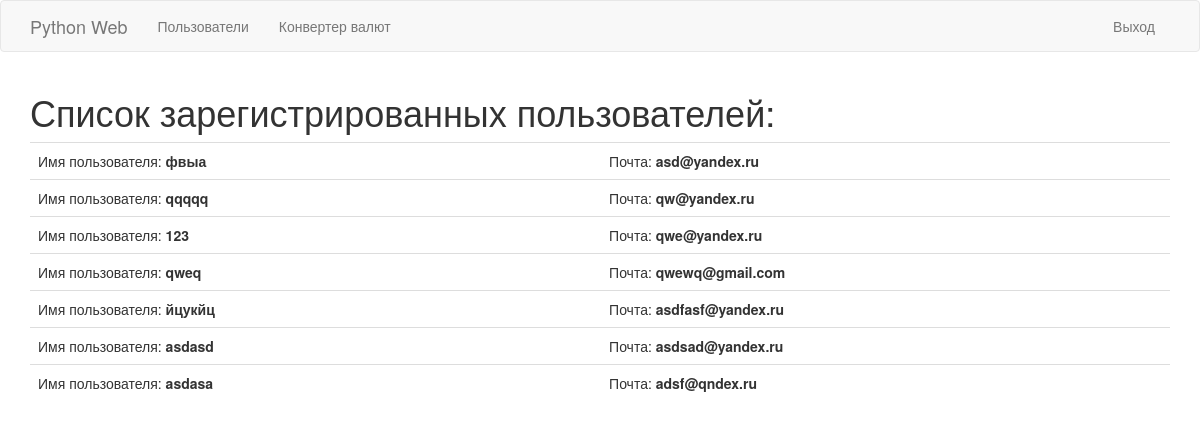
Page /users (signed in) on the earlier database version.
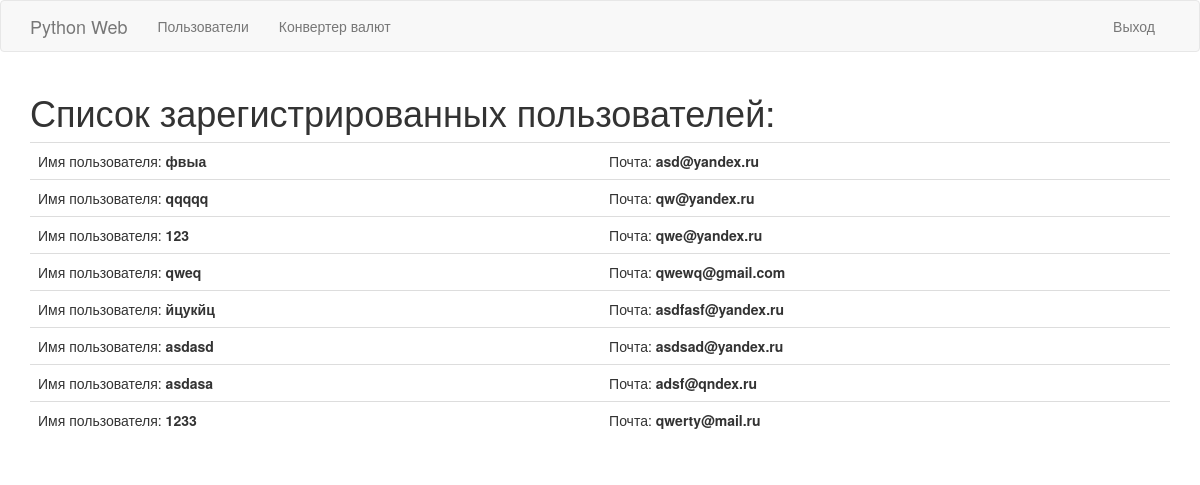
Same page on the later database version.
### app/models.py (models this page shows, shortened)
class User(UserMixin, db.Model):
    id = db.Column(db.Integer, primary_key=True)
    username = db.Column(db.String(64), index=True, unique=True)
    email = db.Column(db.String(120), index=True, unique=True)
    password_hash = db.Column(db.String(128))

### app/routes.py (the view)
@app.route('/users')
@login_required
def users():
    users = User.query.all()
    return render_template('users.html', users = users)

### app/models.py (called while the page is built)
@login.user_loader
def load_user(id):
    return User.query.get(int(id))

### app/templates/users.html
{% extends "base.html" %}
{% block app_content %}
    <h1>Список зарегистрированных пользователей:</h1>
    <table class="table">
        {% for user in users %}
        <tr>
            <td>
                Имя пользователя: <b>{{ user.username }}</b>
            </td>
            <td>
                Почта: <b>{{ user.email }}</b>
            </td>
        </tr>
        {% endfor %}
    </table>
{% endblock %}

### app/templates/base.html (shortened to what this page needs)
{% extends 'bootstrap/base.html' %}
{% block navbar %}
    <nav class="navbar navbar-default">
        <div class="container">
            <div class="navbar-header">
                <a class="navbar-brand" href="{{ url_for('index') }}">Python Web</a>
            </div>
            <div class="collapse navbar-collapse" id="bs-example-navbar-collapse-1">
                <ul class="nav navbar-nav">
                    <li><a href="{{ url_for('users') }}">Пользователи</a></li>
                    <li><a href="{{ url_for('converter') }}">Конвертер валют</a></li>
                </ul>
                <ul class="nav navbar-nav navbar-right">
                    {% if current_user.is_anonymous %}
                    <li><a href="{{ url_for('login') }}">Вход</a></li>
                    <li><a href="{{ url_for('signup') }}">Регистрация</a></li>
                    {% else %}
                    <li><a href="{{ url_for('logout') }}">Выход</a></li>
                    {% endif %}
                </ul>
            </div>
        </div>
    </nav>
{% endblock %}
{% block content %}
    <div class="container">
        {% block app_content %}{% endblock %}
    </div>
{% endblock %}

Differences in the rows shown:
added User: username "1233", email "qwerty@mail.ru"
